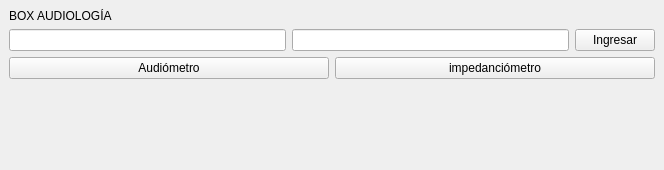
<?xml version="1.0" encoding="UTF-8"?>
<ui version="4.0">
 <class>MainLogin</class>
 <widget class="QMainWindow" name="MainLogin">
  <property name="geometry">
   <rect>
    <x>0</x>
    <y>0</y>
    <width>664</width>
    <height>170</height>
   </rect>
  </property>
  <property name="sizePolicy">
   <sizepolicy hsizetype="Minimum" vsizetype="Minimum">
    <horstretch>0</horstretch>
    <verstretch>0</verstretch>
   </sizepolicy>
  </property>
  <property name="windowTitle">
   <string>LabSim</string>
  </property>
  <widget class="QWidget" name="centralwidget">
   <layout class="QVBoxLayout" name="verticalLayout">
    <item>
     <layout class="QHBoxLayout" name="horizontalLayout_3">
      <item>
       <widget class="QLabel" name="lbl_title">
        <property name="text">
         <string>BOX AUDIOLOGÍA</string>
        </property>
       </widget>
      </item>
      <item>
       <widget class="QLabel" name="lbl_status">
        <property name="frameShape">
         <enum>QFrame::NoFrame</enum>
        </property>
        <property name="frameShadow">
         <enum>QFrame::Raised</enum>
        </property>
        <property name="text">
         <string/>
        </property>
        <property name="alignment">
         <set>Qt::AlignRight|Qt::AlignTrailing|Qt::AlignVCenter</set>
        </property>
        <property name="margin">
         <number>0</number>
        </property>
       </widget>
      </item>
     </layout>
    </item>
    <item>
     <layout class="QHBoxLayout" name="horizontalLayout">
      <item>
       <widget class="QLineEdit" name="name"/>
      </item>
      <item>
       <widget class="QLineEdit" name="passw">
        <property name="echoMode">
         <enum>QLineEdit::Password</enum>
        </property>
       </widget>
      </item>
      <item>
       <widget class="QPushButton" name="btn_login">
        <property name="text">
         <string>Ingresar</string>
        </property>
       </widget>
      </item>
     </layout>
    </item>
    <item>
     <layout class="QHBoxLayout" name="horizontalLayout_2">
      <item>
       <widget class="QPushButton" name="btn_a">
        <property name="text">
         <string>Audiómetro</string>
        </property>
       </widget>
      </item>
      <item>
       <widget class="QPushButton" name="btn_z">
        <property name="text">
         <string>impedanciómetro</string>
        </property>
       </widget>
      </item>
     </layout>
    </item>
    <item>
     <spacer name="verticalSpacer">
      <property name="orientation">
       <enum>Qt::Vertical</enum>
      </property>
      <property name="sizeHint" stdset="0">
       <size>
        <width>20</width>
        <height>40</height>
       </size>
      </property>
     </spacer>
    </item>
    <item>
     <layout class="QVBoxLayout" name="central_layout"/>
    </item>
   </layout>
  </widget>
 </widget>
 <resources/>
 <connections/>
</ui>
